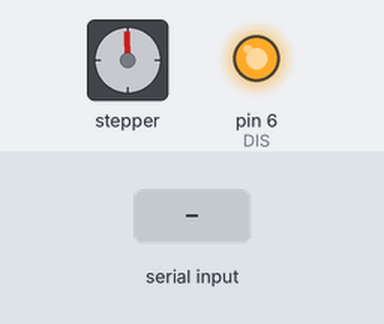
A sketch run on a simulated Arduino Uno, built with avr-gcc and run on an emulated ATmega328P. Shown: stepper motor, output pins drawn as LEDs (lit = HIGH). Wiring (inferred from the names in the program): stepper motor driver (200 steps per turn assumed): step pin 11; direction pin 7. The test bench sets the inputs (shaded band). Pins used as bus, display or sensor lines are not drawn; what the sketch prints to the serial monitor is not drawn.

Above: at 1.2 s.
1.3 s: "TR:1\n" received over Serial
At 2.5 s:
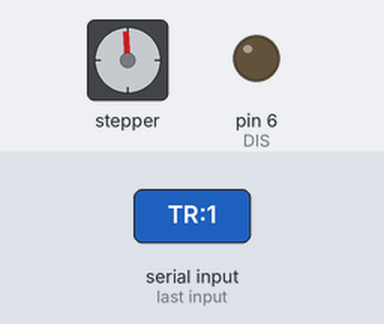
2.8 s: "TR:150\n" received over Serial
At 4.3 s:
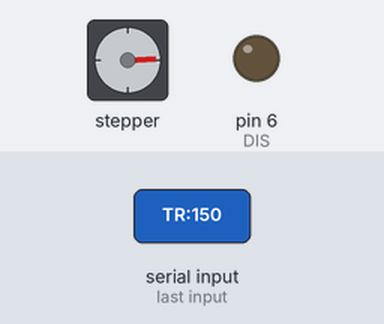
4.6 s: "S:1\n" received over Serial
At 5.0 s:
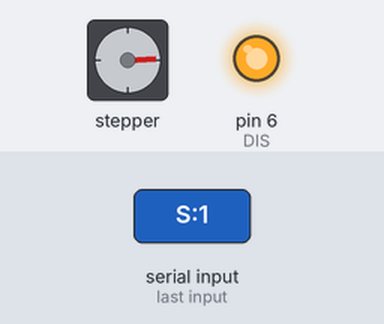
Timing chart, 0 to 7.6 s (numbered marks = the images above; inputs shaded):
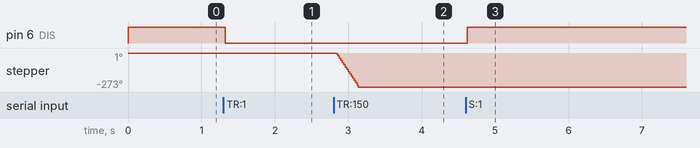

The sketch:

steering_modified.ino
```cpp
#include <avr/interrupt.h>  // Include interrupts library
unsigned int ovf;
void timerdel_init();
void timerdel_start();
void timerdel_stop();
void timerdel_print();
void timerdel_rst();

String input = "";                                                  // Empty Input
int DIS = 6;                                                        // Disable (MOTOR POWER)
int DIR = 7;                                                        // Direction
int STEP = 11;                                                      // Pin that controls steps of motor
int NUM = 0;                                                        // Defining names for pins and number of steps to take

void setup()          //
{
  TCCR2A = _BV(COM2A1) | _BV(COM2B1) | _BV(WGM21) | _BV(WGM20);     //
  TCCR2B = _BV(CS00)|_BV(CS01);                                     //
  OCR2A = 180;                                                      //
  OCR2B = 50;                                                       // Increasing the PWM frquency
  timerdel_init();
  pinMode(STEP, OUTPUT);                                            // set pin directions
  pinMode(DIR,OUTPUT);                                              // set pin directions
  pinMode(DIS,OUTPUT);                                              // set pin directions
  digitalWrite(DIS,HIGH);                                           // Disabling stepper motor
  Serial.begin(9600);                                               // Begin Serial Comm
}

void loop() {
  // put your main code here, to run repeatedly:
  while (Serial.available() > 0)                                    // Reading the serial input and placing it into "input"
  {                                                                 //
    char c = Serial.read();                                         //
    input += c;                                                     //
    delay(5);                                                       //
  }

  if(input != "")                                                   // Echo message
  {                                                                 //
    timerdel_start();
//    Serial.println("I received: ");                                   //
//    Serial.println(input);                                          //
  }                                                                 //

  if(input.substring(0,input.indexOf(":")) == "TR")                 // If TR is in the string enter this function
  {                                                                 //
    input.remove(0,(input.indexOf(":")+1));                         // Remove TR
//    Serial.println(input);                                          // Print number of steps
    NUM = input.toInt();                                            // Convert input to int
    if(NUM == 0)                                                    // if input is 0
    {                                                               // Keep turning right
//      Serial.println("Right");                                      //
      digitalWrite(DIR, LOW);                                       //
      digitalWrite(DIS,LOW);                                        //
      analogWrite(STEP,200);                                        //
      timerdel_stop();
      timerdel_print();
      timerdel_rst();
    }
    else                                                            // Otherwise
    {                                                               // Turn right a specified number of steps
//      Serial.println("Right1");                                       //
      digitalWrite(DIS,LOW);                                        //
      digitalWrite(DIR, LOW);                                       //
      timerdel_stop();
      timerdel_print();
      timerdel_rst();
      for(int i = 0; i<NUM;i++)                                     //
      {                                                             //
       digitalWrite(STEP,HIGH);                                     //
       delay(1);                                                    //
       digitalWrite(STEP,LOW);                                      //
       delay(1);                                                    //
      }
    }
  }
  else if(input.substring(0,input.indexOf(":")) == "TL")            // Same as TR
  {
    input.remove(0,(input.indexOf(":")+1));
//    Serial.println(input);
    NUM = input.toInt();
    if(NUM == 0)
    {
//      Serial.println("Left");
      digitalWrite(DIR, HIGH);
      digitalWrite(DIS,LOW);
      analogWrite(STEP,200);
      timerdel_stop();
      timerdel_print();
      timerdel_rst();
    }
    else
    {
//      Serial.println("Left1");
      digitalWrite(DIS,LOW);
      digitalWrite(DIR, HIGH);
      timerdel_stop();
      timerdel_print();
      timerdel_rst();
      for(int i = 0; i<NUM;i++)
      {
       digitalWrite(STEP,HIGH);
       delay(1);
       digitalWrite(STEP,LOW);
       delay(1);
      }
    }

  }
  if(input.substring(0,1) == "S")
  {
//    Serial.println(input);
//    Serial.println("STOP");
    digitalWrite(DIS,HIGH);
    timerdel_stop();
    timerdel_print();
    timerdel_rst();
  }
  input = "";


  //digitalWrite(DIR, LOW);
  //digitalWrite(DIS,LOW);
  //analogWrite(STEP,200);

  // SUMMARY
  // IF MESSAGE BEGINS WITH TR OR TL, TURN, A SPECIFIED NUMBER OF STEPS OR FOREVER
}
ISR(TIMER2_OVF_vect) {
  ovf++;
}
void timerdel_init(){
  ovf = 0;
  TCNT2 = 0;
  TIMSK2 |= (1 << TOIE2);
}
void timerdel_start(){
  TCCR2B |= (1 << CS20);
}
void timerdel_stop(){
  TCCR2B &= 0;
}
void timerdel_print(){
  Serial.print(TCNT2 + (256*ovf));
}
void timerdel_rst(){
  ovf = 0;
  TCNT2 = 0;
}
```

Measured:
- after the input at 2.8 s, stepper: turns 270° counter-clockwise in 0.30 s, starting at once
- after the input at 4.6 s, pin 6 (DIS): LOW → HIGH at once
